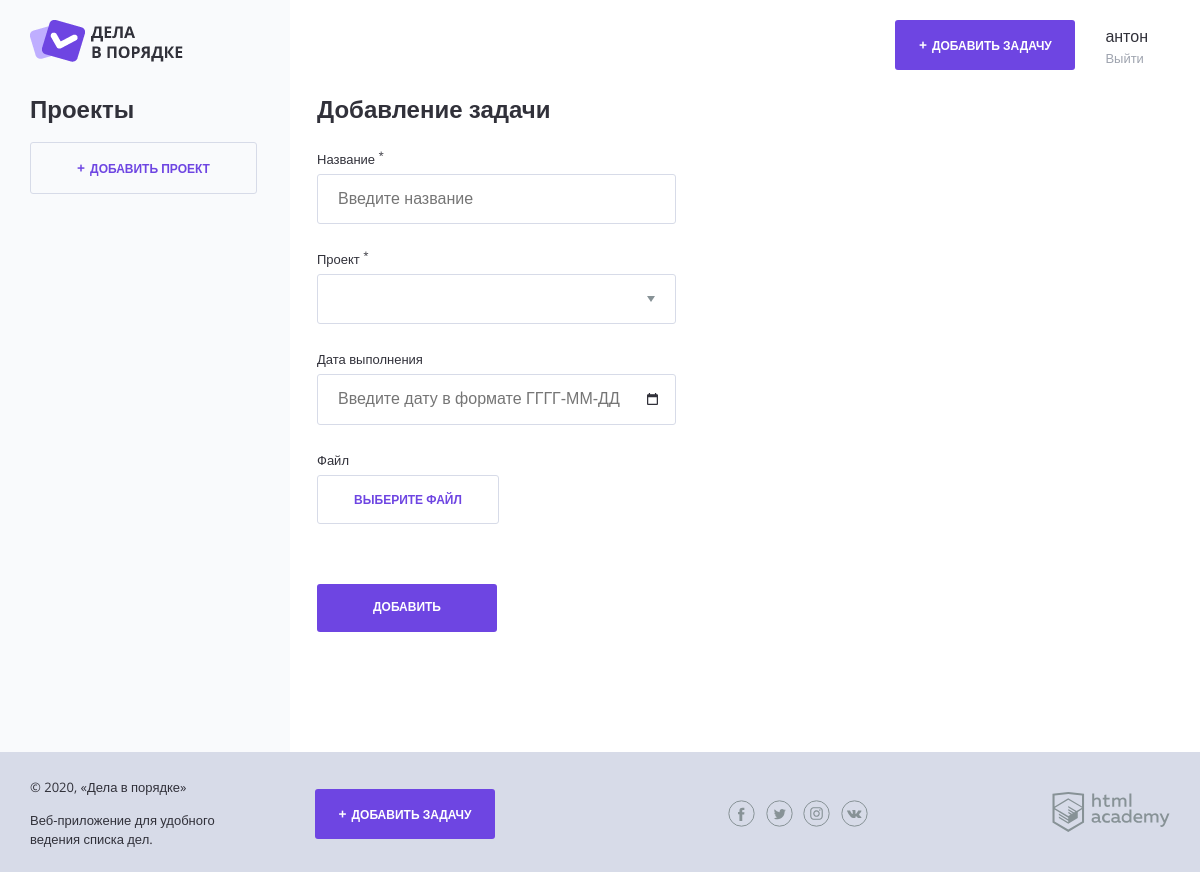
The app's page /add.php (signed in), older data.
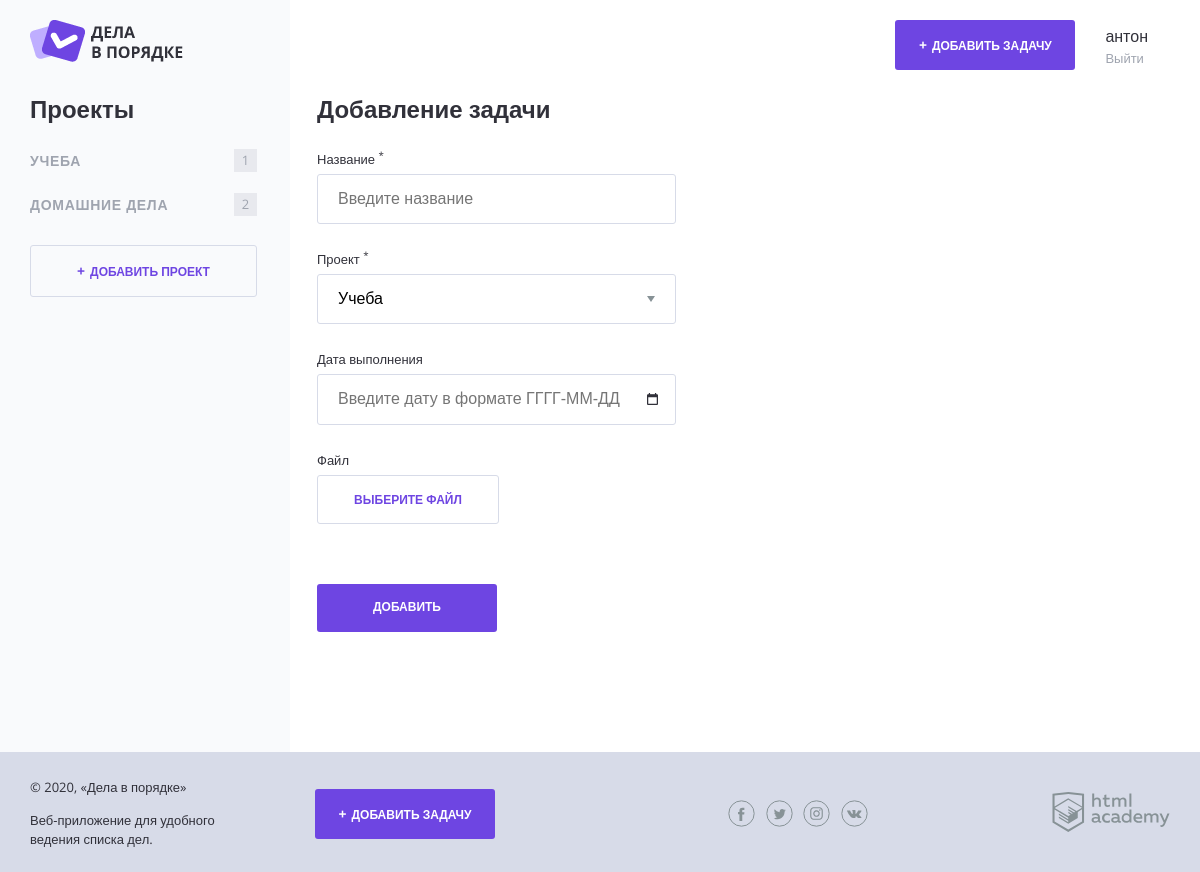
The same page, newer data.
### tables this page shows
CREATE TABLE `project` (
  `id` INT(11) NOT NULL AUTO_INCREMENT ,
  `title` CHAR(50) NOT NULL ,
  `user_id` INT(11) NOT NULL , PRIMARY KEY (`id`)
);

### helpers.php (called while the page is built, shortened)
<?php
function include_template($name, array $data = []) {
    $name = 'templates/' . $name;
    extract($data);
    require $name;
    $result = ob_get_clean();
    return $result;
}
function calc($array_tasks, $project) {
    $i = 0;
    foreach ($array_tasks as $value) {
        if ($value['project_id'] == $project['id']) {
            $i++;
        }
    }
    return $i;
}
function getPostVal($name) {
    return $_POST[$name] ?? '';
}

### templates/add-task.php (the view, shortened to what this page needs)
<div class="content">
    <section class="content__side">
        <h2 class="content__side-heading">Проекты</h2>
        <nav class="main-navigation">
            <?php foreach ($project_arr as $value): ?>
                <ul class="main-navigation__list">
                    <li class="main-navigation__list-item">
                        <a class="main-navigation__list-item-link
                            <?= (intval($_GET['id']) == $value['id']) ? 'main-navigation__list-item--active':'';?>" href="index.php?id=<?=$value['id']; ?>">
                            <?=htmlspecialchars($value['title']);?>
                        </a>
                        <span class="main-navigation__list-item-count"><?=calc($task_array, $value);?></span>
                    </li>
                </ul>
            <?php endforeach; ?>
        </nav>
        <a class="button button--transparent button--plus content__side-button" href="project.php">Добавить проект</a>
    </section>
    <main class="content__main">
        <h2 class="content__main-heading">Добавление задачи</h2>
        <form class="form"  action="add.php" method="post" autocomplete="off" enctype="multipart/form-data">
            <div class="form__row">
                <?php $classname = isset($errors['title']) ? "form__input--error" : ""; ?>
                    <label class="form__label" for="name">Название <sup>*</sup></label>
                    <input class="form__input <?=$classname;?>" type="text" name="title" id="name" value="<?=getPostVal('title'); ?>" placeholder="Введите название">
            </div>
            <div class="form__row">
                <label class="form__label" for="project">Проект <sup>*</sup></label>
                    <select class="form__input form__input--select" name="project_id" id="project">
                    <?php foreach ($project_arr as $value): ?>
                        <option value="<?=$value['id']; ?>"
                            <?php if ($value['id'] === getPostVal('project')):?> selected <?php endif; ?>>
                            <?=htmlspecialchars($value['title']);?>
                        </option>
                    <?php endforeach;?>
                    </select>
            </div>
            <div class="form__row">
                <?php $classname = isset($errors['deadline']) ? 'form__input--error' : ''; ?>
                <label class="form__label" for="date">Дата выполнения</label>
                    <input class="form__input form__input--date <?=$classname;?>" type="text" name="deadline" id="date" value="<?=getPostVal('deadline'); ?>" placeholder="Введите дату в формате ГГГГ-ММ-ДД">
            </div>
            <div class="form__row">
                <label class="form__label" for="file">Файл</label>
                <div class="form__input-file">
                        <label class="button button--transparent" for="file">
                            <span>Выберите файл</span>
                        </label>
                </div>
            </div>
            <div class="form__row form__row--controls">
                <input class="button" type="submit" name="task-btn" value="Добавить">
            </div>
        </form>
    </main>
</div>

Row changes from the older to the newer data that the page shows:
now on this page (row edited): project: title "УЧЕБА", value "1"
now on this page (row edited): project: title "ДОМАШНИЕ ДЕЛА", value "2"
Text that changed along with them:
form field project_id: (not shown) → "Учеба"
